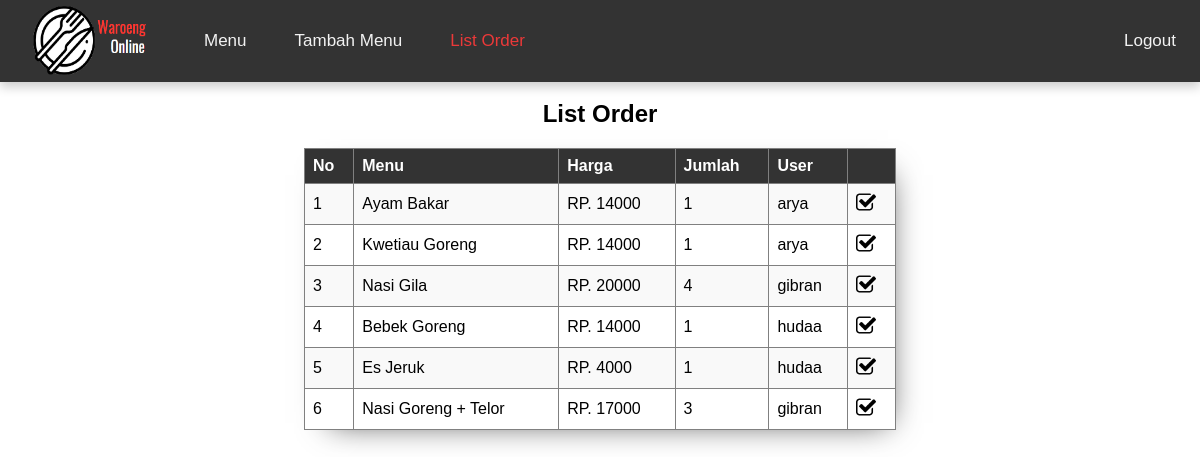
The app's page /order.php with its own data.
### tables this page shows
CREATE TABLE `orderan` (
  `id` int(10) NOT NULL,
  `menu` varchar(50) NOT NULL,
  `harga` int(20) NOT NULL,
  `jumlah` int(10) NOT NULL,
  `username` varchar(50) NOT NULL
);

### order.php (the view, shortened to what this page needs)
<!DOCTYPE html>
<html lang="en">
<head>
    <link rel="stylesheet" href="assets/navbar.css">
    <link rel="stylesheet" href="assets/tabelOrder.css">
</head>
<body>
    <nav>
        <img src="assets/img/logo.png" alt="Logo">
        <a href="admin.php">Menu</a>
        <a href="tambah_menu.php">Tambah Menu</a>
        <a href="order.php" class="active">List Order</a>
        <a href="logout.php">Logout</a>
    </nav>
    <h2 style="margin-top: 100px;" align="center">List Order</h2>
    <div class="order-list">
        <table border="1" align="center">
            <tr>
                <th>No</th>
                <th>Menu</th>
                <th>Harga</th>
                <th>Jumlah</th>
                <th>User</th>
                <th></th>
            </tr>
            <?php
            include('koneksi.php');
            $no = 1;
            $data = mysqli_query($koneksi, "select * from orderan");
            while ($d = mysqli_fetch_array($data)) {
            ?>
                <tr>
                    <td><?php echo $no++; ?></td>
                    <td><?php echo $d['menu']; ?></td>
                    <td><?php echo "RP. " . $d['harga']; ?></td>
                    <td><?php echo $d['jumlah']; ?></td>
                    <td><?php echo $d['username']; ?></td>
                    <td>
                        <a href="#" onclick="confirmDelete('<?php echo $d['menu']; ?>')" ><img src="assets/img/check.png" style="width:20px; height: 20px;"></a>
                    </td>
                </tr>
            <?php
            }
            ?>
    </div>
</body>
</html>

### assets/navbar.css (style rules this page uses)
nav { background-color: #333; overflow: hidden; position: fixed; top : 0; left : 0; width: 100%; height: auto; box-shadow: 0 5px 10px rgba(0, 0, 0, 0.2); }
nav a { float: left; display: block; color: #f2f2f2; text-align: center; padding: 31px 24px; text-decoration: none; font-size: 17px; height: 100%; }
nav a.active { color: rgb(235, 57, 57);; }
nav a:last-child { float: right; }
nav img { float: left; margin-top: 2px; margin-right: 30px; margin-left: 30px; margin-bottom: 5px; height: 75px; width: 120px; }

### assets/tabelOrder.css (style rules this page uses)
body { font-family: sans-serif; }
table { border-collapse: collapse; width: 50%; margin-bottom: 100px; box-shadow: 9px 10px 30px -17px rgba(0,0,0,0.75); -webkit-box-shadow: 9px 10px 30px -17px rgba(0,0,0,0.75); -moz-box-shadow: 9px 10px 30px -17px rgba(0,0,0,0.75); }
th, td { padding: 8px; text-align: left; }
th { background-color: #333; color: #fff; }
tr:nth-child(even) { background-color: #f9f9f9; }
img { width: 50px; height: 50px; }

### order.php (style rules this page uses)
body { font-family: sans-serif; }

### records on screen
orderan: menu "Ayam Bakar", harga "14000", jumlah "1", username "arya"
orderan: menu "Kwetiau Goreng", harga "14000", jumlah "1", username "arya"
orderan: menu "Nasi Gila", harga "20000", jumlah "4", username "gibran"
orderan: menu "Bebek Goreng", harga "14000", jumlah "1", username "hudaa"
orderan: menu "Es Jeruk", harga "4000", jumlah "1", username "hudaa"
orderan: menu "Nasi Goreng + Telor", harga "17000", jumlah "3", username "gibran"
